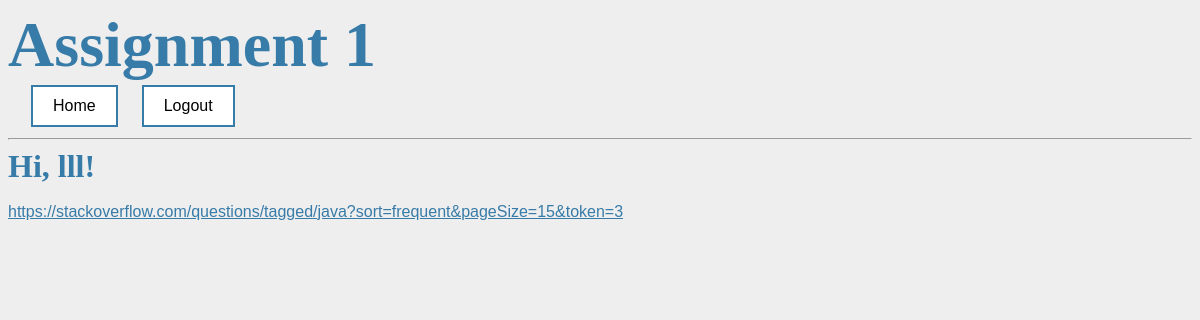
Before: /index (signed in) with the older database file.
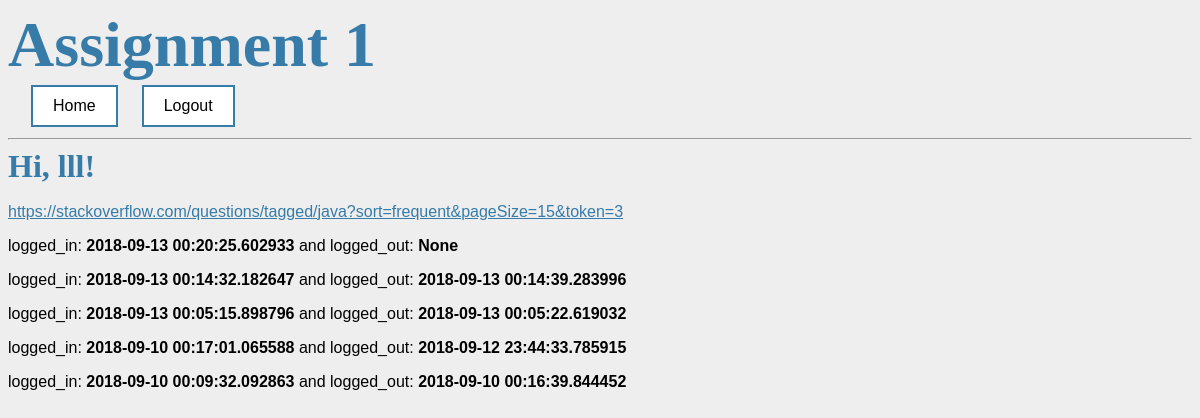
After: the same page with the newer database file.
### app/models.py (models this page shows, shortened)
class User(UserMixin, db.Model):
	id = db.Column(db.Integer, primary_key=True)
	username = db.Column(db.String(64), index=True, unique=True)
	email = db.Column(db.String(120), index=True, unique=True)
	password_hash = db.Column(db.String(128))
	stat = db.relationship('Stats', backref='User', lazy='dynamic')
	activity = db.relationship('UserActivity', backref='User', lazy='dynamic')

class Stats(db.Model):
	id = db.Column(db.Integer, primary_key=True)
	login_timestamp = db.Column(db.DateTime, index=True)
	logout_timestamp = db.Column(db.DateTime, index=True)
	user_id = db.Column(db.Integer, db.ForeignKey('user.id'))

### app/routes.py (the view)
@app.route('/index')
@login_required
def index():
	if not current_user.is_authenticated:
		flash("user not logged in")
		return redirect(url_for('login'))
	stats = Stats.query.filter_by(user_id = current_user.get_id()).order_by(Stats.login_timestamp.desc()).limit(5).all()
	url = "https://stackoverflow.com/questions/tagged/java?sort=frequent&pageSize=15&token=" + current_user.get_id()
	return render_template('index.html', title="Home Page", stats =stats, user=current_user.get_id(), token=url)

### app/models.py (called while the page is built)
@login.user_loader
def load_user(id):
	return User.query.get(int(id))

### app/routes.py (called while the page is built)
@app.after_request
def after_request(response):
    response.headers["Cache-Control"] = "no-cache, no-store, must-revalidate"
    return response

### app/templates/index.html
{% extends "base.html" %}
{% block content %}
    <h1>Hi, {{ current_user.username }}!</h1>
    <p> <a href={{ token }} target="_blank"> {{ token }}</a></p>
    {% for s in stats %}
    <div><p>logged_in: <b>{{ s.login_timestamp }}</b> and logged_out: <b> {{ s.logout_timestamp }}</b></p></div>
    {% endfor %}
{% endblock %}

### app/templates/base.html (shortened to what this page needs)
<html>
    <head>
      <link rel="stylesheet" href="{{ url_for('static', filename='css/main.css') }}">
      <link rel="stylesheet" type="text/css" href="{{ url_for('static',filename='css/main.css') }}">
    </head>
    <body>
        <div class="menu">
          <h2>Assignment 1</h2>
          <table>
            <tr>
              <td><a class="menu_a" href="/index">Home</a></td>
              {% if current_user.is_anonymous %}
                <td><a class="menu_a" href="{{ url_for('login') }}" class="nav-buttons">Login</a></td>
              {% else %}
                <td><a class="menu_a" href="{{ url_for('logout') }}" class="nav-buttons">Logout</a></td>
              {% endif %}
            </tr>
          </table>
        </div>
        <hr>
        <div class="container">
          {% block content %}{% endblock %}
        </div>
    </body>
</html>

### app/static/css/main.css (style rules this page uses)
body { font-family: sans-serif; background: #eee; }
a, h1, h2 { color: #377ba8; }
h1, h2 { font-family: 'Georgia', serif; margin: 0; }
h1 { border-bottom: 2px solid #eee; }
h2 { font-size: 4em; }
.menu_a { background-color: white; color: black; border: 2px solid #377ba8; padding: 10px 20px; text-align: center; text-decoration: none; display: inline-block; font-size: 16px; margin-left: 20px; }
.container { width: 1200px; margin: 0 auto; }

Changed rows visible on the page:
added Stats: login_timestamp "2018-09-13 00:20:25.602933", logout_timestamp "None"
added Stats: login_timestamp "2018-09-13 00:14:32.182647", logout_timestamp "2018-09-13 00:14:39.283996"
added Stats: login_timestamp "2018-09-13 00:05:15.898796", logout_timestamp "2018-09-13 00:05:22.619032"
added Stats: login_timestamp "2018-09-10 00:17:01.065588", logout_timestamp "2018-09-12 23:44:33.785915"
added Stats: login_timestamp "2018-09-10 00:09:32.092863", logout_timestamp "2018-09-10 00:16:39.844452"
